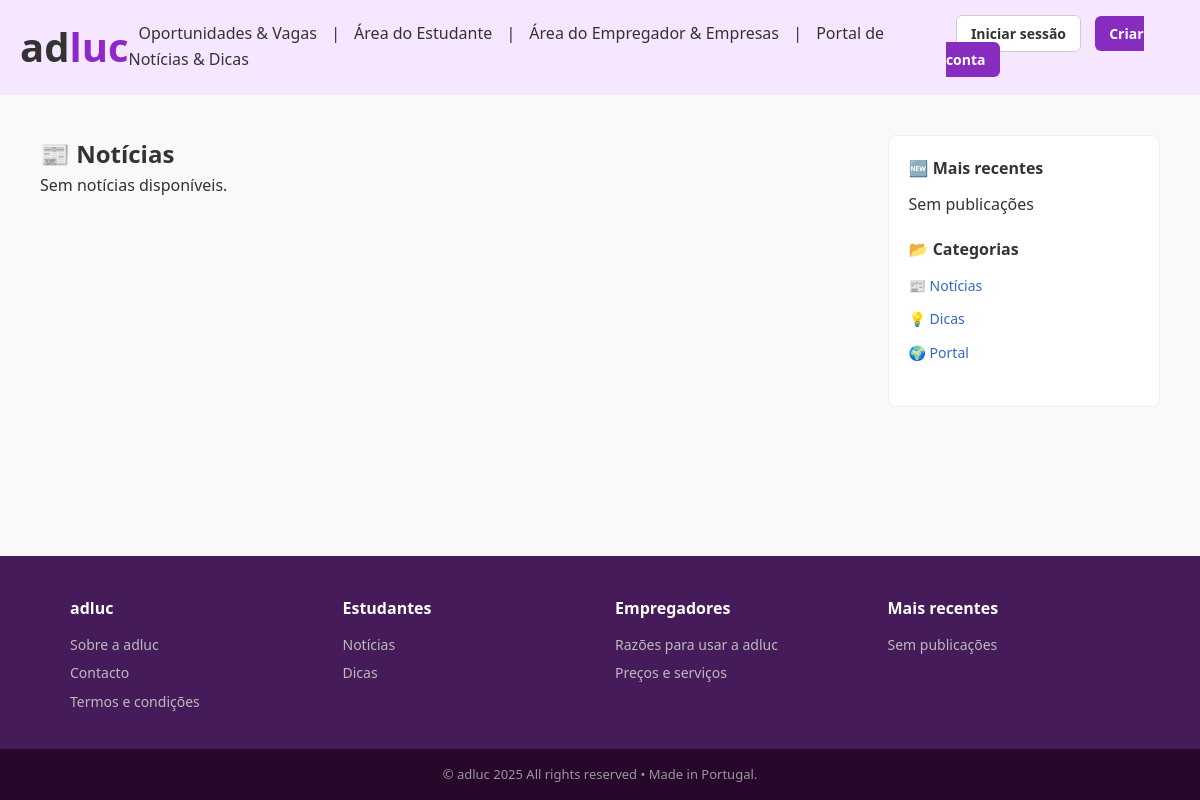
Before: /noticias with the older database file.
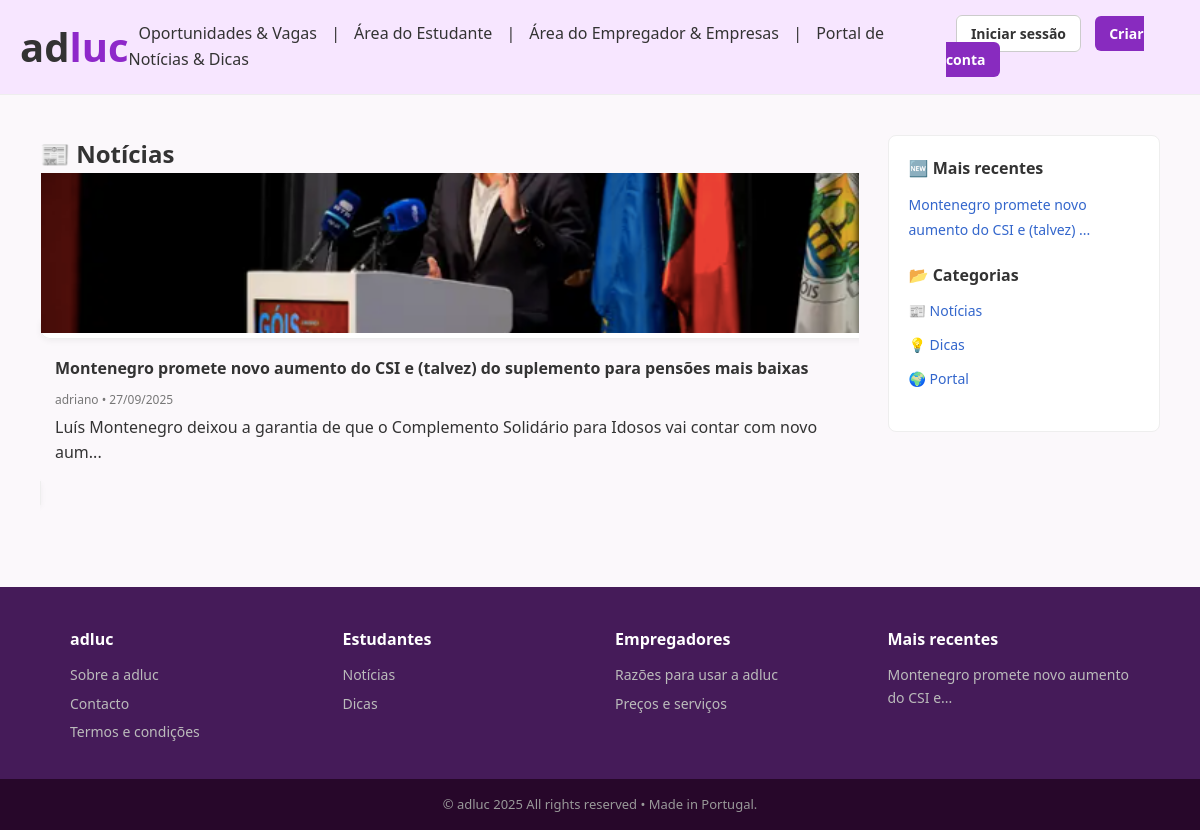
After: the same page with the newer database file.
### modelos/modelos.py (models this page shows, shortened)
class Publicacao(db.Model):
    __tablename__ = "publicacoes"
    id = db.Column(db.Integer, primary_key=True)
    titulo = db.Column(db.String(200), nullable=False)
    autor_id = db.Column(db.Integer, db.ForeignKey("utilizadores.id"), nullable=False)
    autor = db.relationship("Utilizador", backref="publicacoes", lazy=True)
    data_hora = db.Column(db.DateTime, default=datetime.utcnow)
    foto = db.Column(db.String(200), nullable=True)
    conteudo = db.Column(db.Text, nullable=False)
    tipo = db.Column(db.String(20), default="noticia")  # noticia ou dica

class Utilizador(db.Model):
    __tablename__ = "utilizadores"
    id = db.Column(db.Integer, primary_key=True)
    nome = db.Column(db.String(100), nullable=False)
    email = db.Column(db.String(100), unique=True, nullable=False)
    senha_hash = db.Column(db.String(200), nullable=False)
    tipo = db.Column(db.String(20), nullable=False)  # estudante, empresa, admin
    cv_principal = db.Column(db.String(200), nullable=True)
    nif = db.Column(db.String(20), nullable=True)
    nome_empresa = db.Column(db.String(200), nullable=True)
    codigo_postal = db.Column(db.String(20), nullable=True)
    distrito = db.Column(db.String(100), nullable=True)
    telefone = db.Column(db.String(50), nullable=True)
    logo_empresa = db.Column(db.String(200), nullable=True)

### app.py (the view)
@app.route("/noticias", endpoint="pagina_noticias")
def pagina_noticias():
    pubs = Publicacao.query.filter_by(tipo="noticia").order_by(Publicacao.data_hora.desc()).all()
    return render_template("pagina_noticias.html", publicacoes=pubs)

### app.py (called while the page is built)
@app.context_processor
def inject_publicacoes_recentes():
    from modelos.modelos import Publicacao
    recentes = Publicacao.query.order_by(Publicacao.data_hora.desc()).limit(3).all()
    return dict(publicacoes_recentes=recentes)

### templates/pagina_noticias.html
{% extends "base.html" %}
{% block conteudo %}
<div class="conteudo-com-sidebar">
  <div class="conteudo-principal">
    <h2>📰 Notícias</h2>
    <div class="news-grid">
      {% for pub in publicacoes %}
        <a href="{{ url_for('detalhe_publicacao', pub_id=pub.id) }}" class="news-card">
          {% if pub.foto %}
            <img src="{{ url_for('download_cv', filename=pub.foto) }}" alt="{{ pub.titulo }}">
          {% endif %}
          <div class="news-content">
            <h3>{{ pub.titulo }}</h3>
            <p class="meta">{{ pub.autor.nome }} • {{ pub.data_hora.strftime("%d/%m/%Y") }}</p>
            <p>{{ pub.conteudo[:100] }}...</p>
          </div>
        </a>
      {% else %}
        <p>Sem notícias disponíveis.</p>
      {% endfor %}
    </div>
  </div>
  <aside class="sidebar">
    <div class="sidebar-bloco">
      <h3>🆕 Mais recentes</h3>
      <ul>
        {% for pub in publicacoes_recentes %}
          <li><a href="{{ url_for('detalhe_publicacao', pub_id=pub.id) }}">{{ pub.titulo[:50] }}...</a></li>
        {% else %}
          <li>Sem publicações</li>
        {% endfor %}
      </ul>
    </div>
    <div class="sidebar-bloco">
      <h3>📂 Categorias</h3>
      <ul>
        <li><a href="{{ url_for('pagina_noticias') }}">📰 Notícias</a></li>
        <li><a href="{{ url_for('pagina_dicas') }}">💡 Dicas</a></li>
        <li><a href="{{ url_for('pagina_conteudos') }}">🌍 Portal</a></li>
      </ul>
    </div>
  </aside>
</div>
{% endblock %}

### templates/base.html (shortened to what this page needs)
<!DOCTYPE html>
<html lang="pt">
<head>
  <link rel="stylesheet" href="{{ url_for('static', filename='css/style.css') }}">
</head>
<body class="light">
<header class="site-header">
  <div class="logo">
      <a href="{{ url_for('pagina_inicial') }}" style="text-decoration: none; color:inherit;">
        <span class="logo-ad">ad</span><span class="logo-luc">luc</span>
      </a>
  </div>
<nav class="nav-links" id="nav-menu">
    <a href="{{ url_for('pagina_vagas') }}">Oportunidades & Vagas</a>
    <span> | </span>
    <a href="{{ url_for('pagina_estudante') if session.get('tipo') == 'estudante' else '#' }}">Área do Estudante</a>
    <span> | </span>
    <a href="{{ url_for('pagina_empresa') if session.get('tipo') == 'empresa' else '#' }}">Área do Empregador & Empresas</a>
     <span> | </span>
    <a href="{{ url_for('pagina_conteudos') }}">Portal de Notícias & Dicas</a>
</nav>
  <div class="nav-buttons">
    {% if session.get('utilizador_id') %}
      <span class="user-info">Olá, {{ session.get('nome') }} ({{ session.get('tipo') }})</span>
      <a href="{{ url_for('logout') }}" class="btn btn-outline">Logout</a>
    {% else %}
      <a href="{{ url_for('login') }}" class="btn btn-outline">Iniciar sessão</a>
      <a href="{{ url_for('registo') }}" class="btn btn-azul">Criar conta</a>
    {% endif %}
  </div>
</header>
<main>
  {% block conteudo %}{% endblock %}
</main>
<footer class="site-footer">
  <div class="footer-columns">
    <div class="footer-col">
      <h3 class="footer-logo">adluc</h3>
      <a href="#">Sobre a adluc</a>
      <a href="#">Contacto</a>
      <a href="#">Termos e condições</a>
    </div>
    <div class="footer-col">
      <h3>Estudantes</h3>
      <a href="{{ url_for('pagina_noticias') }}">Notícias</a>
      <a href="{{ url_for('pagina_dicas') }}">Dicas</a>
    </div>
    <div class="footer-col">
      <h3>Empregadores</h3>
      <a href="#">Razões para usar a adluc</a>
      <a href="#">Preços e serviços</a>
    </div>
    <div class="footer-col">
      <h3>Mais recentes</h3>
      {% for pub in publicacoes_recentes %}
        <a href="{{ url_for('detalhe_publicacao', pub_id=pub.id) }}">
          {{ pub.titulo[:40] }}...
        </a>
      {% else %}
        <p style="color:#bbb;font-size:14px;">Sem publicações</p>
      {% endfor %}
    </div>
  </div>
  <div class="footer-bottom">
    © adluc 2025 All rights reserved • Made in Portugal.
  </div>
</footer>
</body>
</html>

### static/css/style.css (style rules this page uses)
html, body { height: 100%; display: flex; flex-direction: column; background: #fbf8fb; }
main { flex: 1; padding: 10px 40px; }
* { margin:0;padding:0;box-sizing:border-box; }
body { font-family:'Segoe UI',Arial,sans-serif;background:#fbf8fb;color:#333;line-height:1.6; }
.site-header { display:flex;justify-content:space-between;align-items:center;padding:15px 20px;background:#f7e6ff;border-bottom:1px solid #eee;position:sticky;top:0;z-index:1000; }
.logo { font-size:40px;font-weight:bold; }
.logo-ad { color:#333; }
.logo-luc { color: #8e28ca; }
.nav-links a { margin:0 12px;color:#333;text-decoration:none;font-weight:500; }
.nav-buttons a { margin-left:10px;text-decoration:none;padding:8px 14px;border-radius:6px;font-weight:600;font-size:14px; }
.btn-outline { border:1px solid #ccc;background:#fff;color:#333; }
.btn-azul { background: #882bbf;color:#fff;border-radius: 5px;height:40px;width:70px; }
.site-footer { background:#451b59;color:#fff;margin-top:40px;padding-top:40px; }
.footer-columns { display:grid;grid-template-columns:repeat(auto-fit,minmax(200px,1fr));gap:30px;max-width:1100px;margin:auto;padding:0 20px 30px; }
.footer-col h3 { margin-bottom:12px;font-size:16px;font-weight:700; }
.footer-logo { font-size:20px;color:#fff; }
.footer-col a { display:block;color:#bbb;margin-bottom:6px;text-decoration:none;font-size:14px; }
.footer-bottom { background:#27072a;color:#999;text-align:center;padding:15px;font-size:13px; }
.news-card { background:var(--cor-card-bg,#fff); border:1px solid #eee; border-radius:10px; overflow:hidden; text-decoration:none; color:inherit; box-shadow:0 2px 6px rgba(0,0,0,.05); transition:all .2s ease; }
.news-card img { width:100%;height:180px;object-fit:cover; }
.news-content { padding:15px; }
.news-content h3 { margin-bottom:8px;font-size:18px; }
.news-content .meta { font-size:12px;color:#777;margin-bottom:8px; }
.nav-links a { margin: 0 10px; color: #333; text-decoration: none; font-weight: 500; }
.news-card img { width:100%;height:160px;object-fit:cover; }
.news-content h3 { margin-bottom:8px;font-size:16px; }
.news-content .meta { font-size:12px;color:#777;margin-bottom:6px; }
.conteudo-com-sidebar { display:grid; grid-template-columns:3fr 1fr; gap:30px; margin:30px 0; }
.sidebar { background:var(--cor-card-bg,#fff); border:1px solid #eee; border-radius:8px; padding:20px; height:fit-content; }
.sidebar-bloco { margin-bottom:20px; }
.sidebar-bloco h3 { margin-bottom:10px;font-size:16px;font-weight:700; }
.sidebar-bloco ul { list-style:none;padding:0; }
.sidebar-bloco li { margin-bottom:8px; }
.sidebar-bloco a { text-decoration:none;color:#3366cc;font-size:14px; }

Changed rows visible on the page:
added Publicacao: foto (picture), titulo "Montenegro promete novo aumento do CSI e (talvez) do suplemento para pensões mais baixas", autor.nome "adriano", data_hora "27/09/2025", conteudo "Luís Montenegro deixou a garantia de que o Complemento Solidário para Idosos vai contar com novo aum", titulo "Montenegro promete novo aumento do CSI e (talvez)", titulo "Montenegro promete novo aumento do CSI e"
Other visible differences:
text no longer shown: "Sem notícias disponíveis. Sem publicações Sem publicações"
